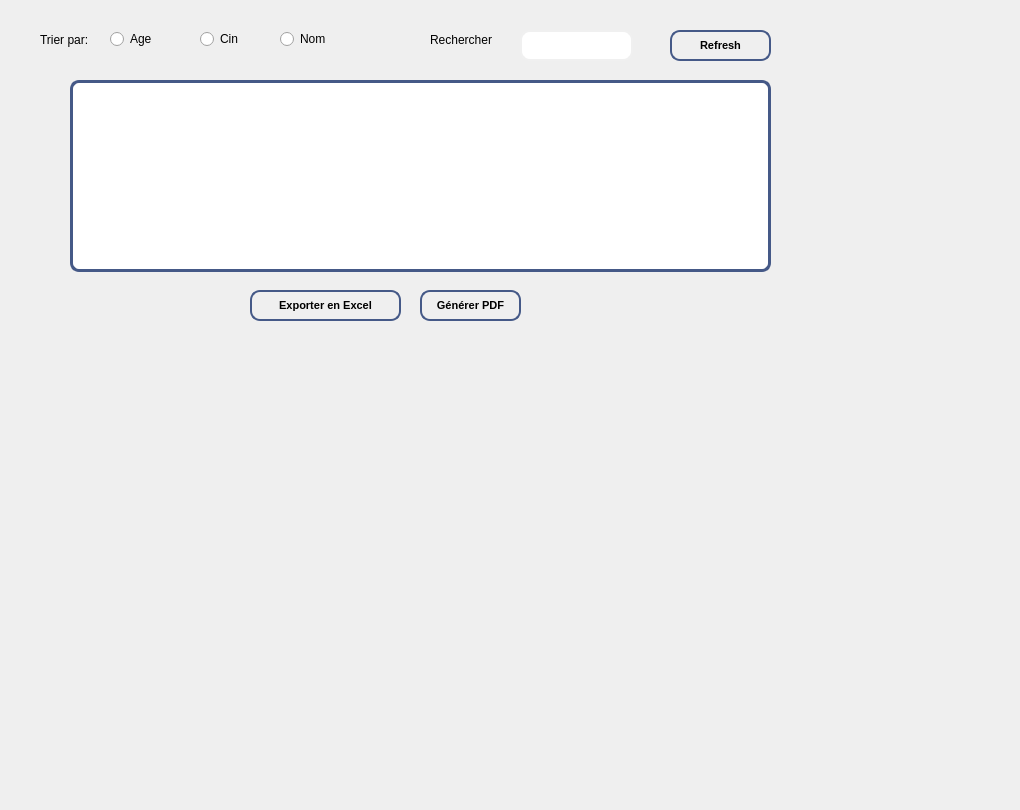
      <widget class="QWidget" name="tab_132">
       <attribute name="title">
        <string>Afficher un patient</string>
       </attribute>
       <widget class="QLabel" name="label_176">
        <property name="geometry">
         <rect>
          <x>110</x>
          <y>-20</y>
          <width>47</width>
          <height>14</height>
         </rect>
        </property>
        <property name="text">
         <string>TextLabel</string>
        </property>
       </widget>
       <widget class="QLabel" name="label_177">
        <property name="geometry">
         <rect>
          <x>40</x>
          <y>30</y>
          <width>61</width>
          <height>20</height>
         </rect>
        </property>
        <property name="styleSheet">
         <string notr="true">
font: 87 8pt &quot;Segoe UI Black&quot;,rgb(0, 0, 0);</string>
        </property>
        <property name="text">
         <string>Trier par:</string>
        </property>
       </widget>
       <widget class="QLineEdit" name="searchLineEdit">
        <property name="geometry">
         <rect>
          <x>520</x>
          <y>30</y>
          <width>113</width>
          <height>31</height>
         </rect>
        </property>
        <property name="styleSheet">
         <string notr="true">QLineEdit {
  background-color: qlineargradient(x1: 0, y1: 0, x2: 0, y2: 1,
                                      stop: 0 #455987, stop: 1 #4d8fac);
  border: 2px solid #f0f0f0;
  border-radius: 10px;
  color: #ffffff;
  padding: 8px 16px;
  transition: all 0.3s ease-in-out;
}

QLineEdit:hover {
  background-color: qlineargradient(x1: 0, y1: 0, x2: 0, y2: 1,
                                      stop: 0 #4d8fac, stop: 1 #455987);
  border-color: #ffffff;
}

QLineEdit:focus {
  background-color: qlineargradient(x1: 0, y1: 0, x2: 0, y2: 1,
                                      stop: 0 #4d8fac, stop: 1 #455987);
  border-color: #ffffff;
  box-shadow: 0 0 10px #4d8fac;
}
</string>
        </property>
        <property name="text">
         <string/>
        </property>
       </widget>
       <widget class="QLabel" name="label_178">
        <property name="geometry">
         <rect>
          <x>430</x>
          <y>30</y>
          <width>81</width>
          <height>20</height>
         </rect>
        </property>
        <property name="styleSheet">
         <string notr="true">
font: 87 8pt &quot;Segoe UI Black&quot;,rgb(0, 0, 0);</string>
        </property>
        <property name="text">
         <string>Rechercher</string>
        </property>
       </widget>
       <widget class="QTableView" name="tableView_NOUR_4">
        <property name="geometry">
         <rect>
          <x>70</x>
          <y>80</y>
          <width>701</width>
          <height>192</height>
         </rect>
        </property>
        <property name="styleSheet">
         <string notr="true">QTableView {
    background-color: #ffffff;
    border: 3px solid #455987;
    border-radius: 9px;
    selection-background-color: #1e90ff;
    selection-color: #ffffff;
}

QHeaderView::section {
    background-color: #f0f0f0;
    border: 9px solid #000000;
    border-radius: 4px;
    padding: 4px;
}
</string>
        </property>
       </widget>
       <widget class="QPushButton" name="exportExcelButton">
        <property name="geometry">
         <rect>
          <x>250</x>
          <y>290</y>
          <width>151</width>
          <height>31</height>
         </rect>
        </property>
        <property name="styleSheet">
         <string notr="true">QPushButton {
    background: qlineargradient(x1: 0, y1: 0, x2: 0, y2: 1,
                                stop: 0 #F5DEB3, stop: 0.5 #D2B48C, stop: 1.0 #F5DEB3);
    border: 2px solid #455987;
    border-radius: 10px;
    padding: 5px 10px;
    font-size: 11px; 
    font-weight: bold;
    color: #000000;
    text-shadow: 1px 1px #FFFFFF;
    box-shadow: 1px 1px 3px rgba(0, 0, 0, 0.25);
}

QPushButton:hover {
    background: qlineargradient(x1: 0, y1: 0, x2: 0, y2: 1,
                                stop: 0 #D2B48C, stop: 0.5 #F5DEB3, stop: 1.0 #F5DEB3);
    border: 2px solid #455987;
    text-shadow: 1px 1px #FFFFFF;
}
</string>
        </property>
        <property name="text">
         <string>Exporter en Excel</string>
        </property>
       </widget>
       <widget class="QLabel" name="label_215">
        <property name="geometry">
         <rect>
          <x>-70</x>
          <y>-70</y>
          <width>1011</width>
          <height>801</height>
         </rect>
        </property>
        <property name="text">
         <string/>
        </property>
        <property name="pixmap">
         <pixmap>:/Plan de travail 1@3x.png</pixmap>
        </property>
       </widget>
       <widget class="QPushButton" name="generer_pdf_9">
        <property name="geometry">
         <rect>
          <x>420</x>
          <y>290</y>
          <width>101</width>
          <height>31</height>
         </rect>
        </property>
        <property name="styleSheet">
         <string notr="true">QPushButton {
    background: qlineargradient(x1: 0, y1: 0, x2: 0, y2: 1,
                                stop: 0 #F5DEB3, stop: 0.5 #D2B48C, stop: 1.0 #F5DEB3);
    border: 2px solid #455987;
    border-radius: 10px;
    padding: 5px 10px;
    font-size: 11px; 
    font-weight: bold;
    color: #000000;
    text-shadow: 1px 1px #FFFFFF;
    box-shadow: 1px 1px 3px rgba(0, 0, 0, 0.25);
}

QPushButton:hover {
    background: qlineargradient(x1: 0, y1: 0, x2: 0, y2: 1,
                                stop: 0 #D2B48C, stop: 0.5 #F5DEB3, stop: 1.0 #F5DEB3);
    border: 2px solid #455987;
    text-shadow: 1px 1px #FFFFFF;
}
</string>
        </property>
        <property name="text">
         <string>Générer PDF</string>
        </property>
       </widget>
       <widget class="QRadioButton" name="tributton">
        <property name="geometry">
         <rect>
          <x>110</x>
          <y>30</y>
          <width>83</width>
          <height>18</height>
         </rect>
        </property>
        <property name="styleSheet">
         <string notr="true">
font: 87 8pt &quot;Segoe UI Black&quot;,rgb(0, 0, 0);</string>
        </property>
        <property name="text">
         <string>Age</string>
        </property>
       </widget>
       <widget class="QRadioButton" name="radioButton_7">
        <property name="geometry">
         <rect>
          <x>200</x>
          <y>30</y>
          <width>83</width>
          <height>18</height>
         </rect>
        </property>
        <property name="styleSheet">
         <string notr="true">
font: 87 8pt &quot;Segoe UI Black&quot;,rgb(0, 0, 0);</string>
        </property>
        <property name="text">
         <string>Cin</string>
        </property>
       </widget>
       <widget class="QRadioButton" name="radioButton_8">
        <property name="geometry">
         <rect>
          <x>280</x>
          <y>30</y>
          <width>83</width>
          <height>18</height>
         </rect>
        </property>
        <property name="styleSheet">
         <string notr="true">
font: 87 8pt &quot;Segoe UI Black&quot;,rgb(0, 0, 0);</string>
        </property>
        <property name="text">
         <string>Nom</string>
        </property>
       </widget>
       <widget class="QToolButton" name="refreshButton">
        <property name="geometry">
         <rect>
          <x>670</x>
          <y>30</y>
          <width>101</width>
          <height>31</height>
         </rect>
        </property>
        <property name="styleSheet">
         <string notr="true">QToolButton {
background: qlineargradient(x1: 0, y1: 0, x2: 0, y2: 1,
stop: 0 #F5DEB3, stop: 0.5 #D2B48C, stop: 1.0 #F5DEB3);
border: 2px solid #455987;
border-radius: 10px;
padding: 5px 10px;
font-size: 11px;
font-weight: bold;
color: #000000;
text-shadow: 1px 1px #FFFFFF;
box-shadow: 1px 1px 3px rgba(0, 0, 0, 0.25);
}

QToolButton:hover {
background: qlineargradient(x1: 0, y1: 0, x2: 0, y2: 1,
stop: 0 #D2B48C, stop: 0.5 #F5DEB3, stop: 1.0 #F5DEB3);
border: 2px solid #455987;
text-shadow: 1px 1px #FFFFFF;
}</string>
        </property>
        <property name="text">
         <string>Refresh</string>
        </property>
       </widget>
       <zorder>label_215</zorder>
       <zorder>label_176</zorder>
       <zorder>label_177</zorder>
       <zorder>searchLineEdit</zorder>
       <zorder>label_178</zorder>
       <zorder>tableView_NOUR_4</zorder>
       <zorder>exportExcelButton</zorder>
       <zorder>generer_pdf_9</zorder>
       <zorder>tributton</zorder>
       <zorder>radioButton_7</zorder>
       <zorder>radioButton_8</zorder>
       <zorder>refreshButton</zorder>
      </widget>
